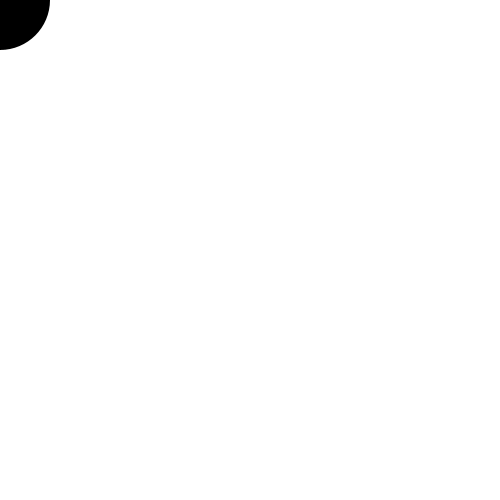
Frame 1 (no input)
Frame 60 (the mouse pressed at the canvas centre just before this capture): identical to frame 1, image omitted
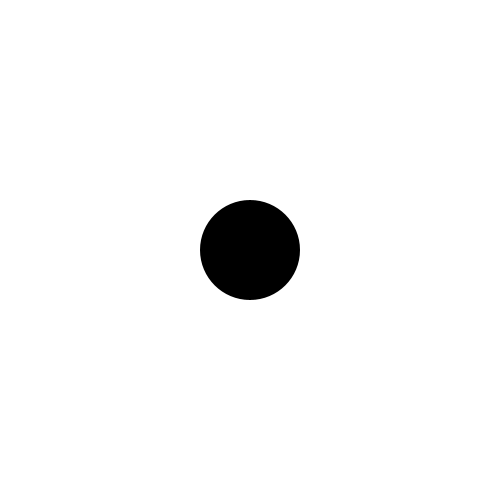
Frame 120 (the mouse held since frame 60 and released just before this capture)

The Processing sketch that drew these frames (run headless with seeded random() and noise(); from frame 60 on, the mouse is pressed at the canvas centre):

// Processing sketch: processing_61897
// ── processing_61897.pde

float x;
float y;
float easing = 0.25f;

public void setup() {
  size(500, 500);
  smooth();
  noStroke();
}

public void draw() {
  x += (mouseX - x) * easing;
  y += (mouseY - y) * easing;
  fill(255, 255);
  rect(0, 0, width, height);
  fill(0);
  ellipse(x, y, 100, 100);
}
